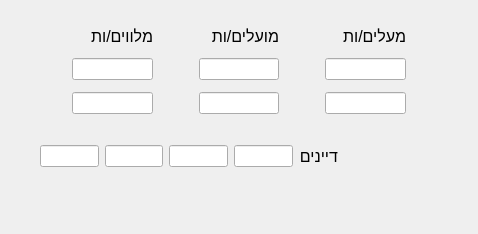
<?xml version="1.0" encoding="UTF-8"?>
<ui version="4.0">
 <class>new_discussion</class>
 <widget class="QWidget" name="new_discussion">
  <property name="geometry">
   <rect>
    <x>0</x>
    <y>0</y>
    <width>478</width>
    <height>234</height>
   </rect>
  </property>
  <property name="windowTitle">
   <string>Form</string>
  </property>
  <layout class="QGridLayout" name="gridLayout">
   <property name="leftMargin">
    <number>40</number>
   </property>
   <property name="rightMargin">
    <number>40</number>
   </property>
   <item row="0" column="0">
    <spacer name="verticalSpacer_5">
     <property name="orientation">
      <enum>Qt::Vertical</enum>
     </property>
     <property name="sizeHint" stdset="0">
      <size>
       <width>20</width>
       <height>40</height>
      </size>
     </property>
    </spacer>
   </item>
   <item row="2" column="0">
    <layout class="QHBoxLayout" name="horizontalLayout_2">
     <property name="topMargin">
      <number>20</number>
     </property>
     <property name="rightMargin">
      <number>100</number>
     </property>
     <property name="bottomMargin">
      <number>50</number>
     </property>
     <item>
      <spacer name="horizontalSpacer">
       <property name="orientation">
        <enum>Qt::Horizontal</enum>
       </property>
       <property name="sizeHint" stdset="0">
        <size>
         <width>40</width>
         <height>20</height>
        </size>
       </property>
      </spacer>
     </item>
     <item>
      <spacer name="horizontalSpacer_3">
       <property name="orientation">
        <enum>Qt::Horizontal</enum>
       </property>
       <property name="sizeHint" stdset="0">
        <size>
         <width>40</width>
         <height>20</height>
        </size>
       </property>
      </spacer>
     </item>
     <item>
      <spacer name="horizontalSpacer_2">
       <property name="orientation">
        <enum>Qt::Horizontal</enum>
       </property>
       <property name="sizeHint" stdset="0">
        <size>
         <width>40</width>
         <height>20</height>
        </size>
       </property>
      </spacer>
     </item>
     <item>
      <widget class="QLineEdit" name="lineEdit_10"/>
     </item>
     <item>
      <widget class="QLineEdit" name="lineEdit_9"/>
     </item>
     <item>
      <widget class="QLineEdit" name="lineEdit_8"/>
     </item>
     <item>
      <widget class="QLineEdit" name="lineEdit_7"/>
     </item>
     <item>
      <widget class="QLabel" name="label_4">
       <property name="font">
        <font>
         <pointsize>12</pointsize>
        </font>
       </property>
       <property name="text">
        <string>דיינים</string>
       </property>
      </widget>
     </item>
    </layout>
   </item>
   <item row="3" column="0">
    <spacer name="verticalSpacer_4">
     <property name="orientation">
      <enum>Qt::Vertical</enum>
     </property>
     <property name="sizeHint" stdset="0">
      <size>
       <width>20</width>
       <height>40</height>
      </size>
     </property>
    </spacer>
   </item>
   <item row="1" column="0">
    <layout class="QHBoxLayout" name="horizontalLayout">
     <item>
      <spacer name="horizontalSpacer_4">
       <property name="orientation">
        <enum>Qt::Horizontal</enum>
       </property>
       <property name="sizeHint" stdset="0">
        <size>
         <width>40</width>
         <height>20</height>
        </size>
       </property>
      </spacer>
     </item>
     <item>
      <layout class="QVBoxLayout" name="verticalLayout">
       <property name="spacing">
        <number>12</number>
       </property>
       <property name="leftMargin">
        <number>20</number>
       </property>
       <property name="topMargin">
        <number>10</number>
       </property>
       <property name="rightMargin">
        <number>20</number>
       </property>
       <item>
        <widget class="QLabel" name="label_3">
         <property name="font">
          <font>
           <pointsize>12</pointsize>
          </font>
         </property>
         <property name="text">
          <string>מלווים/ות</string>
         </property>
        </widget>
       </item>
       <item>
        <widget class="QLineEdit" name="lineEdit"/>
       </item>
       <item>
        <widget class="QLineEdit" name="lineEdit_2"/>
       </item>
       <item>
        <spacer name="verticalSpacer">
         <property name="orientation">
          <enum>Qt::Vertical</enum>
         </property>
         <property name="sizeHint" stdset="0">
          <size>
           <width>20</width>
           <height>40</height>
          </size>
         </property>
        </spacer>
       </item>
      </layout>
     </item>
     <item>
      <layout class="QVBoxLayout" name="verticalLayout_2">
       <property name="spacing">
        <number>12</number>
       </property>
       <property name="leftMargin">
        <number>20</number>
       </property>
       <property name="topMargin">
        <number>10</number>
       </property>
       <property name="rightMargin">
        <number>20</number>
       </property>
       <item>
        <widget class="QLabel" name="label_2">
         <property name="font">
          <font>
           <pointsize>12</pointsize>
          </font>
         </property>
         <property name="text">
          <string>מועלים/ות</string>
         </property>
        </widget>
       </item>
       <item>
        <widget class="QLineEdit" name="lineEdit_3"/>
       </item>
       <item>
        <widget class="QLineEdit" name="lineEdit_4"/>
       </item>
       <item>
        <spacer name="verticalSpacer_2">
         <property name="orientation">
          <enum>Qt::Vertical</enum>
         </property>
         <property name="sizeHint" stdset="0">
          <size>
           <width>20</width>
           <height>40</height>
          </size>
         </property>
        </spacer>
       </item>
      </layout>
     </item>
     <item>
      <layout class="QVBoxLayout" name="verticalLayout_3">
       <property name="spacing">
        <number>12</number>
       </property>
       <property name="leftMargin">
        <number>20</number>
       </property>
       <property name="topMargin">
        <number>10</number>
       </property>
       <property name="rightMargin">
        <number>20</number>
       </property>
       <item>
        <widget class="QLabel" name="label">
         <property name="font">
          <font>
           <pointsize>12</pointsize>
          </font>
         </property>
         <property name="text">
          <string>מעלים/ות</string>
         </property>
        </widget>
       </item>
       <item>
        <widget class="QLineEdit" name="lineEdit_5"/>
       </item>
       <item>
        <widget class="QLineEdit" name="lineEdit_6"/>
       </item>
       <item>
        <spacer name="verticalSpacer_3">
         <property name="orientation">
          <enum>Qt::Vertical</enum>
         </property>
         <property name="sizeHint" stdset="0">
          <size>
           <width>20</width>
           <height>40</height>
          </size>
         </property>
        </spacer>
       </item>
      </layout>
     </item>
     <item>
      <spacer name="horizontalSpacer_5">
       <property name="orientation">
        <enum>Qt::Horizontal</enum>
       </property>
       <property name="sizeHint" stdset="0">
        <size>
         <width>40</width>
         <height>20</height>
        </size>
       </property>
      </spacer>
     </item>
    </layout>
   </item>
  </layout>
 </widget>
 <resources/>
 <connections/>
</ui>
